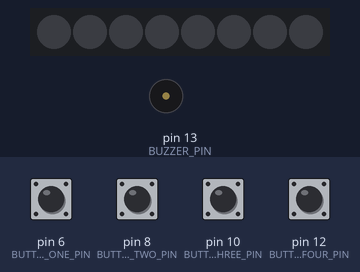
Bench run of a sketch on a simulated Arduino Uno, built with avr-gcc and run on an emulated ATmega328P. On the bench: 8 RGB LEDs in strip order, left to right, buzzer (waves = sounding, pin HIGH). The inputs (shaded band) are chosen by the test bench; at power-on: pin 6 (BUTTON_ONE_PIN), pin 8 (BUTTON_TWO_PIN), pin 10 (BUTTON_THREE_PIN), pin 12 (BUTTON_FOUR_PIN) HIGH.

Above: at 1.2 s.
1.3 s: pin 6 (BUTTON_ONE_PIN) pulled LOW for 1 s
At 1.7 s:
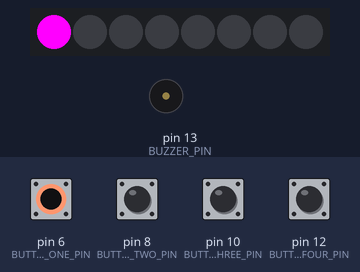
3.8 s: pin 8 (BUTTON_TWO_PIN) pulled LOW for 0.15 s
At 4.2 s:
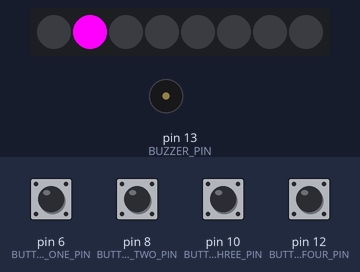
5.8 s: pin 10 (BUTTON_THREE_PIN) pulled LOW for 0.15 s
At 6.2 s:
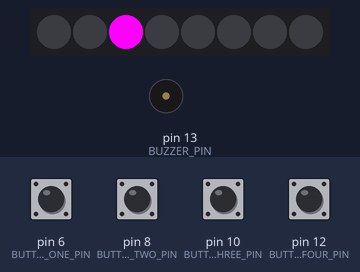
7.8 s: pin 12 (BUTTON_FOUR_PIN) pulled LOW for 0.15 s
At 8.2 s:
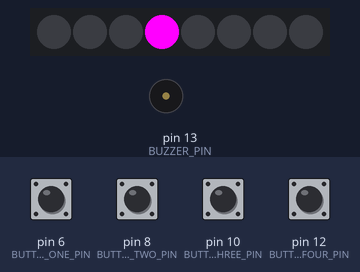
Timing chart, 0 to 10.8 s (numbered marks = the images above; inputs shaded):
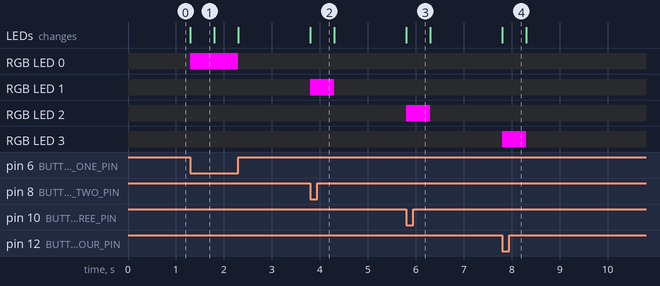

Measured:
- after the input at 1.3 s, RGB LED 0: off → RGB(255, 0, 255) at once, → off 1.0 s later; the LEDs: change at once (image 1)
- after the input at 3.8 s, RGB LED 1: off → RGB(255, 0, 255) at once, → off 0.50 s later; the LEDs: change at once (image 2)
- after the input at 5.8 s, RGB LED 2: off → RGB(255, 0, 255) at once, → off 0.50 s later; the LEDs: change at once (image 3)
- after the input at 7.8 s, RGB LED 3: off → RGB(255, 0, 255) at once, → off 0.50 s later; the LEDs: change at once (image 4)
- what the display in image 1 shows lasts 0.5 s, from 1.3 s to 1.8 s

The sketch:

simon_step_02.ino
```cpp
#include <Adafruit_NeoPixel.h>
#include "simon.h"


const int BUTTONS[] = { BUTTON_ONE_PIN, BUTTON_TWO_PIN, BUTTON_THREE_PIN, BUTTON_FOUR_PIN };

Adafruit_NeoPixel strip = Adafruit_NeoPixel(SIZE_OF_NEO_PIXEL_BAR, NEO_PIXEL_PIN, NEO_GRB + NEO_KHZ800);

void setup()
{
  // Initialize the new pixel strip library
  strip.begin();

  // Initialize all pixels to 'off'
  strip.show();

  // So we can debug ... if needed
  Serial.begin(9600);

  // Initialize the buzzer
  pinMode(BUZZER_PIN, OUTPUT);

  // The four buttons need pullup resistors so we can tell when the button is pressed
  // Otherwise it falls back to high impedance
  for(int i =0 ; i < NUM_BUTTONS; i++) {
    pinMode(BUTTONS[i], INPUT_PULLUP);
  }
}

void loop()
{
  readUserInput();
}

void readUserInput() {
  int buttonPressed = getButtonUserPressed();

  if (buttonPressed >= 0 && buttonPressed < NUM_BUTTONS) {
    lightUpFromButtonPress(buttonPressed);
  }
}

int getButtonUserPressed() {
  int buttonPressed = -1;

  for(int i = 0; i < NUM_BUTTONS; i++) {
    int buttonValue = digitalRead(BUTTONS[i]);

    if (buttonValue == LOW) {
      buttonPressed = i;
      break;
    }
  }

  return buttonPressed;
}

void lightUpFromButtonPress(int simonIndex) {
  strip.setPixelColor(simonIndex, 0xFF, 0x00, 0xFF);
  strip.show();

  delay(500);

  // Turn the light off
  strip.setPixelColor(simonIndex, 0x00, 0x00, 0x00);
  strip.show();
}
```

simon.h
```cpp
#define NUM_BUTTONS       4
#define BUTTON_ONE_PIN    6
#define BUTTON_TWO_PIN    8
#define BUTTON_THREE_PIN  10
#define BUTTON_FOUR_PIN   12

#define NEO_PIXEL_PIN          2
#define SIZE_OF_NEO_PIXEL_BAR  8

#define BUZZER_PIN         13
```
